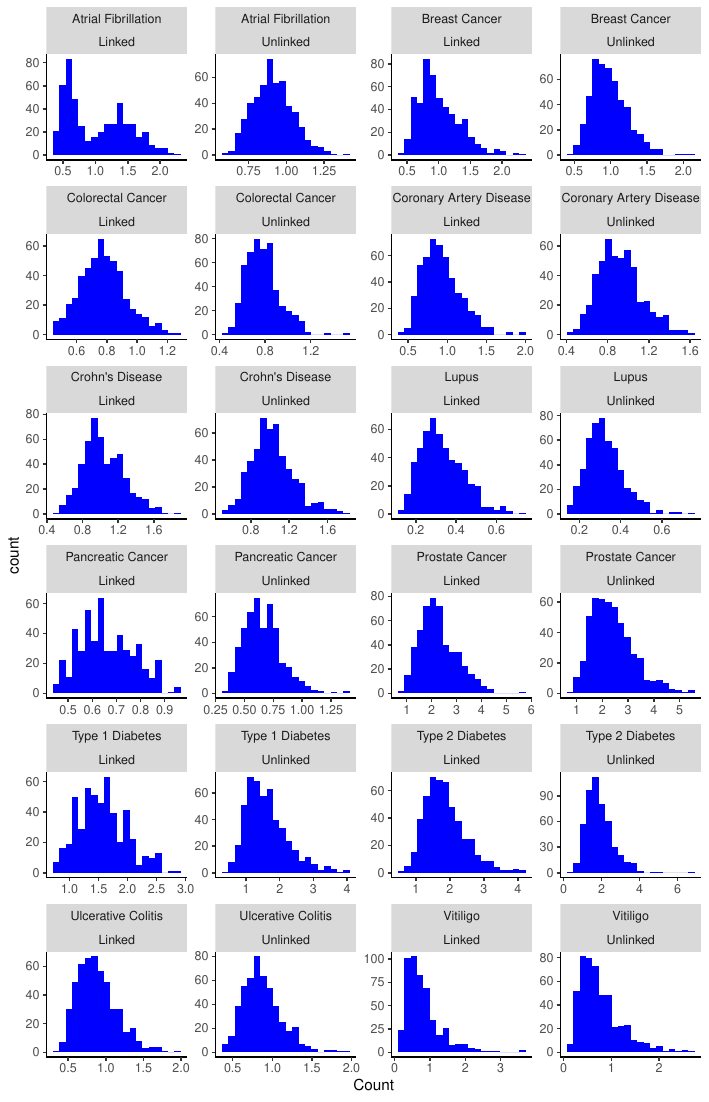

The R source for this figure:
library(ggpubr)
library(ggplot2)

simdat<-read.table("./data/embryo_sims_or.txt", header=T)

histplot<-ggplot(simdat, aes(odds_ratio))+geom_histogram(bins=20, fill="blue")+facet_wrap(phenotype ~ type, ncol=4, scales="free")+ xlab("Odds ratio") + xlab("Count") + theme(panel.background = element_blank(),axis.line = element_line(colour = "black"))

ggsave("./figures/SuppFig7.pdf", plot=histplot, dpi=300, width=180, height=280, units=c("mm"), device="pdf")
